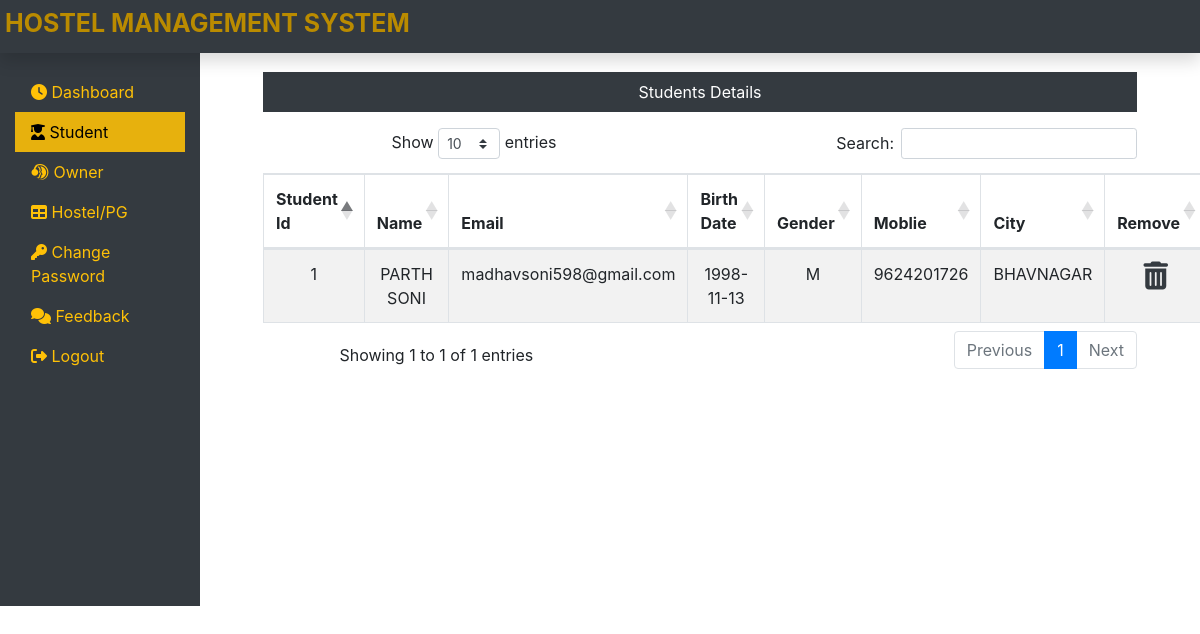
The app's page /Admin/student.php (signed in) with its own data.
### tables this page shows
CREATE TABLE `user` (
  `user_id` int(4) NOT NULL,
  `email` varchar(40) NOT NULL,
  `password` varchar(60) NOT NULL,
  `gender` char(1) NOT NULL DEFAULT 'M',
  `bod` date NOT NULL,
  `fname` varchar(15) NOT NULL,
  `city` varchar(20) NOT NULL,
  `mobile` bigint(12) NOT NULL,
  `status` int(11) NOT NULL DEFAULT '0'
);

### Admin/student.php (the view, shortened to what this page needs)
<?php
require("../db.php");
include("header.php");
?>
<div class="col-sm-9 col-md-10">
  <div class="mx-5 mt-5 text-center">
    <p class=" bg-dark text-white p-2">Students Details</p>
    <?php
    $sql = "SELECT * FROM user";
    $res = mysqli_query($con, $sql) or die("Error ?");
    ?>
    <table class="table table-bordered table-striped table-hover">
      <thead>
        <tr>
          <th>Student Id</th>
          <th>Name</th>
          <th>Email</th>
          <th>Birth Date</th>
          <th> Gender</th>
          <th>Moblie </th>
          <th> City</th>
          <th>Remove</th>
        </tr>
      </thead>
      <tbody>
        <?php $c=1;
        while ($row = mysqli_fetch_row($res)) {
        ?>
          <tr>
            <td><?php echo  $c; $c= $c + 1 ; ?></td>
            <td><?php echo  $row['5']; ?></td>
            <td><?php echo  $row['1']; ?></td>
            <td><?php echo  $row['4']; ?></td>
            <td><?php echo  $row['3']; ?></td>
            <td><?php echo  $row['7']; ?></td>
            <td><?php echo  $row['6']; ?></td>
            <td><?php  echo "<a onClick=\"javascript: return confirm('Are you sure you want to Delete student');\" href='student.php?del=".$row[0]."'><i class='fa fa-trash-alt text-dark h3'></i></a>"; ?></td>
          </tr>
        <?php } ?>
      </tbody>
    </table>
  </div>
  <?php
  include("footer.php");
  ?>

### css/mystyle.css (style rules this page uses)
html,body { height: 100%; margin:0px; padding: 0px; }

### records on screen
user: fname "PARTH SONI", email "madhavsoni598@gmail.com", bod "1998-11-13", gender "M", mobile "9624201726", city "BHAVNAGAR"
